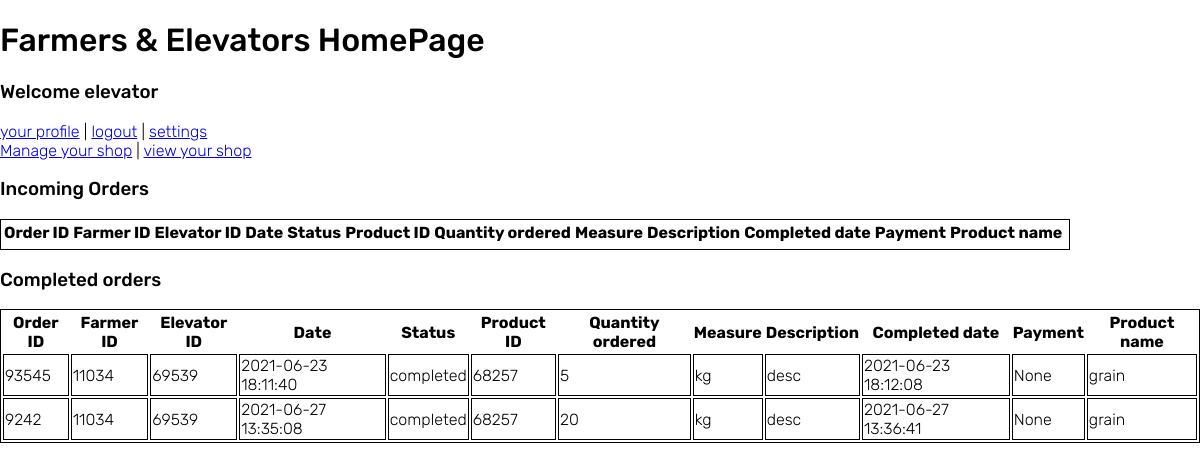
The page /home (signed in) on the database its author committed.
### tables this page shows
CREATE TABLE orders(order_id int, farmer_id int, elevator_id int, date date, status varchar(255), product_id int, quantity_int int, quantity_type varchar(50), description text, completed_date date, payment varchar(255), product_name text);

### app.py (the view)
@app.route('/home')
def homepage():
    if 'username' in session:
        if session["elevator"] == True:
            orders = elevatorGetOrders(session["user_id"])
            return render_template('home-elevator.html', username=session["username"], id=session["user_id"], orders=orders)
        else:
            elevators = getElevatorArray()
            orders = farmerGetOrders(session["user_id"])
            return render_template('home-farmer.html', username=session["username"], id=session["user_id"], elevators=elevators, orders=orders)
    else:
        return redirect("/", code=302)

### helper.py (called while the page is built)
def elevatorGetOrders(elevator_id):
    con = lite.connect('base.db')
    cur = con.cursor()
    cur.execute(f"SELECT * from orders WHERE elevator_id='{elevator_id}';")
    result = cur.fetchall()
    if not result:
        result = []
    else:
        result = ['' if x is None else x for x in result]
    cur.close()
    return result

### templates/home-elevator.html (shortened to what this page needs)
<!doctype html>
<head>
  <link rel= "stylesheet" type= "text/css" href= "{{ url_for('static', filename='main.css') }}">
</head>
<h1>Farmers & Elevators HomePage</h1>
<nav>
  <h3>Welcome {{username}}</h3>
  <a href="{{ url_for('profile', id = id)}}">your profile</a> |
  <a href="/logout">logout</a> |
  <a href="/settings-elevator">settings</a>
</nav>
<nav>
  <a href="/manage-shop">Manage your shop</a> |
  <a href="{{ url_for('shop', name = username)}}">view your shop</a>
</nav>
<div>
  <h3>Incoming Orders</h3>
  <table style="border: 1px solid;">
    <thead>
      <tr>
        <th>Order ID</th>
        <th>Farmer ID</th>
        <th>Elevator ID</th>
        <th>Date</th>
        <th>Status</th>
        <th>Product ID</th>
        <th>Quantity ordered</th>
        <th>Measure</th>
        <th>Description</th>
        <th>Completed date</th>
        <th>Payment</th>
        <th>Product name</th>
        <th></th>
      </tr>
    </thead>
  </table>
</div>
<div>
  <h3>Completed orders</h3>
  <table style="border: 1px solid;">
    <thead>
      <tr>
        <th>Order ID</th>
        <th>Farmer ID</th>
        <th>Elevator ID</th>
        <th>Date</th>
        <th>Status</th>
        <th>Product ID</th>
        <th>Quantity ordered</th>
        <th>Measure</th>
        <th>Description</th>
        <th>Completed date</th>
        <th>Payment</th>
        <th>Product name</th>
      </tr>
    </thead>
    {% for order in orders %}
      <tr>
        {% if order[4] != 'to process'%}
          {% for i in order %}
            <td style="border: 1px solid;">{{i}}</td>
          {% endfor %}
        {% endif %}
      </tr>
    {% endfor %}
  </table>
</div>

### static/css/main.css (style rules this page uses)
h1, h2, h3, h4, h5, h6 { font-family: 'Rubik', sans-serif; font-weight: 500; }

### rows shown on the page
orders: order "93545", farmer "11034", elevator "69539", date "2021-06-23 18:11:40", status "completed", product "68257", order "5" "None", quantity_type "kg", description "desc", completed_date "2021-06-23 18:12:08", product_name "grain"
orders: order "9242", farmer "11034", elevator "69539", date "2021-06-27 13:35:08", status "completed", product "68257", order "20" "None", quantity_type "kg", description "desc", completed_date "2021-06-27 13:36:41", product_name "grain"

### other values the page prints
{{ username }} "elevator"
